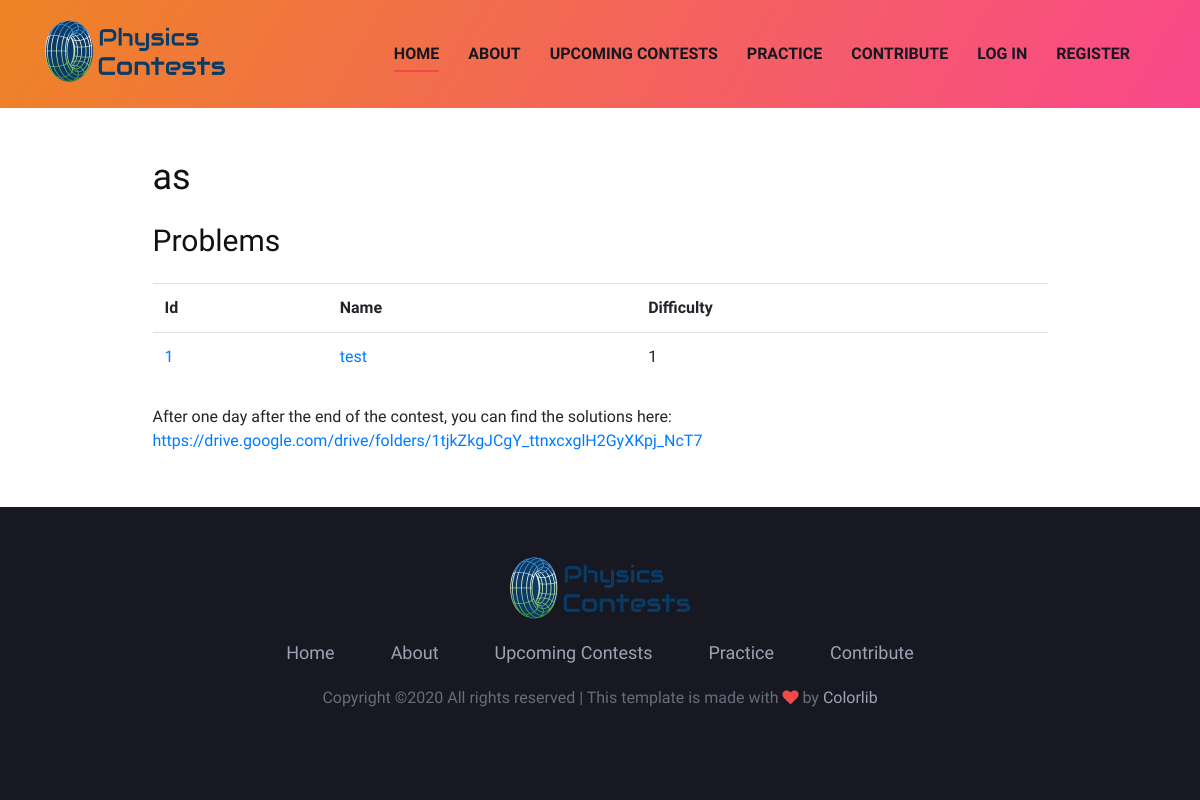
/contests/1, run on an earlier commit of the app's database.
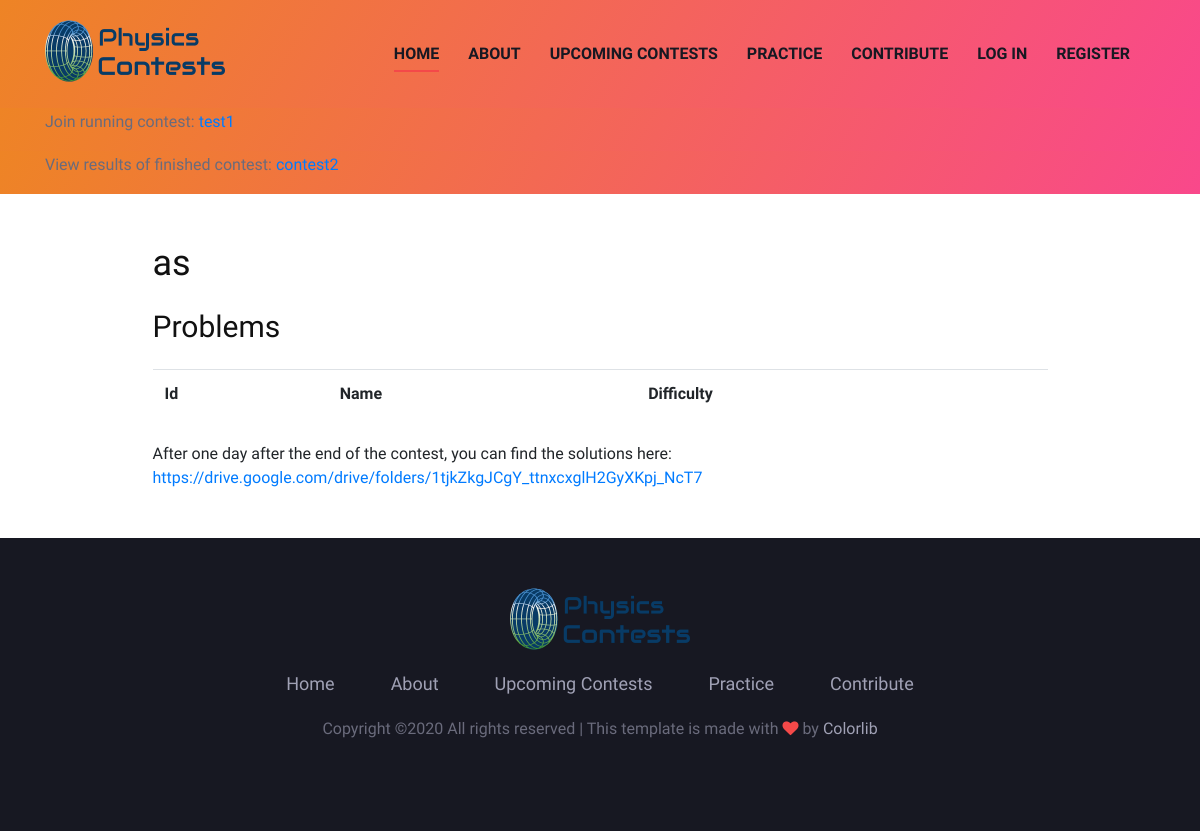
And on a later commit of the database.
### physicscontests/models.py (models this page shows, shortened)
class Task(db.Model):
	visible = db.Column(db.Boolean,nullable=False,default=False)
	id = db.Column(db.Integer, primary_key=True)
	title = db.Column(db.String(200), unique=True, nullable=False)
	story = db.Column(db.Text, nullable=False)
	image_file = db.Column(db.String(200))
	task = db.Column(db.Text, nullable=False)
	solution = db.Column(db.Numeric, nullable=False)
	writeup = db.Column(db.Text, default="See the attached document for an explanation.")
	writeup2 = db.Column(db.String(400))
	difficulty = db.Column(db.Integer, nullable=False)
	author_id = db.Column(db.Integer, db.ForeignKey('user.id'))
	contest_id = db.Column(db.Integer, db.ForeignKey('contest.id'))
	solved_by_users = db.relationship("Solved_by", back_populates="solved")

class Contest(db.Model):
	id = db.Column(db.Integer,primary_key=True)
	name = db.Column(db.String(40), unique=True, nullable=False, default=f"Physicscontest #{id}")
	description = db.Column(db.Text)
	start = db.Column(db.DateTime, nullable=False)
	end = db.Column(db.DateTime, nullable=False)
	tasks = db.relationship('Task', backref='contest')
	creator_id = db.Column(db.Integer, db.ForeignKey('user.id'))

### physicscontests/routes.py (the view)
@app.route("/contests/<int:contestID>")
def view_contest(contestID):
	contest = Contest.query.filter_by(id=contestID).first()
	if contest.end < datetime.now() or current_user == contest.creator:
		return render_template("view_contest.html", contest=contest)
	elif not current_user.is_authenticated:
		flash(f"Log in to participate in the contest!", "success")
		return redirect(url_for("login"))
	elif current_user not in contest.participants:
		return redirect(url_for("register_contest", contestID=contestID))
	elif contest.start > datetime.now():
		flash("The contest has not started yet. You can access this page when the contest has started.")
		return redirect(url_for("home"))
	else:
		return render_template("view_contest.html", contest=contest)

### physicscontests/__init__.py (called while the page is built)
def get_important_announcements():#should only be triggered once if there is something important
	announcements = []
	return announcements

def get_running_contests():
	contests_running = Contest.query.filter(Contest.start <= datetime.now()).filter(Contest.end > datetime.now()).all()
	return contests_running

def get_finished_contests():
	contests_finished = Contest.query.filter(Contest.end <= datetime.now()).filter(Contest.end > datetime.now() - timedelta(hours=2)).all()
	return contests_finished

### physicscontests/templates/view_contest.html
{% extends 'base.html' %}
{% block body %}
<div class="container mt-5 mb-5">
	<div class="col-lg-10 center-form">
		<h2 class="mb-4">{{ contest.name }}</h2>
		<h3 class="mb-4">Problems</h3>
		<table class="table mb-4">
			<tr>
				<th scope="col">Id</th>
				<th scope="col">Name</th>
				<th scope="col">Difficulty</th>
			</tr>
			{% for task in contest.tasks %}
				<tr>
					<td><a href="{{ url_for('exercises') }}/{{ task.id }}">{{ task.id }}</a></td>
					<td><a href="{{ url_for('exercises') }}/{{ task.id }}">{{ task.title }}</a></td>
					<td>{{ task.difficulty }}</td>
				</tr>
			{% endfor %}
		</table>
		<div>After one day after the end of the contest, you can find the solutions here: <a href="https://drive.google.com/drive/folders/1tjkZkgJCgY_ttnxcxglH2GyXKpj_NcT7">https://drive.google.com/drive/folders/1tjkZkgJCgY_ttnxcxglH2GyXKpj_NcT7</a></div>
	</div>
</div>
{% endblock %}

### physicscontests/templates/base.html (shortened to what the changed rows need)
<!DOCTYPE html>
<html lang="zxx">
<head>
    <link rel="stylesheet" href="{{ url_for('static', filename='css/bootstrap.min.css') }}" type="text/css">
    <link rel="stylesheet" href="{{ url_for('static', filename='css/font-awesome.min.css') }}" type="text/css">
    <link rel="stylesheet" href="{{ url_for('static', filename='css/elegant-icons.css') }}" type="text/css">
    <link rel="stylesheet" href="{{ url_for('static', filename='css/owl.carousel.min.css') }}" type="text/css">
    <link rel="stylesheet" href="{{ url_for('static', filename='css/magnific-popup.css') }}" type="text/css">
    <link rel="stylesheet" href="{{ url_for('static', filename='css/slicknav.min.css') }}" type="text/css">
    <link rel="stylesheet" href="{{ url_for('static', filename='css/style.css') }}" type="text/css">
</head>
<body>
    {% with running_cs = get_running_contests() %}
        {% if running_cs %}
            <header class="header-section bg-gradient">
                <div class="container">
                    {% for contest in running_cs %}
                        <div class="row center-form"><p>Join running contest: <a href="{{ url_for('view_contest', contestID=contest.id) }}">{{ contest.name }}</a></p></div>
                    {% endfor %}
                </div>
            </header>
        {% endif %}
    {% endwith %}
    {% with finished_cs = get_finished_contests() %}
        {% if finished_cs %}
            <header class="header-section bg-gradient">
                <div class="container">
                    {% for contest in finished_cs %}
                        <div class="row center-form"><p>View results of finished contest: <a href="{{ url_for('contest_scoreboard', contestID=contest.id) }}">{{ contest.name }}</a></p></div>
                    {% endfor %}
                </div>
            </header>
        {% endif %}
    {% endwith %}
    {% block body %}{% endblock %}
</body>
</html>

What changed in the data, as far as the page shows it:
no longer on this page (row edited): Task: id "1", title "test", difficulty "1"
added Contest: name "test1"
added Contest: name "contest2"
